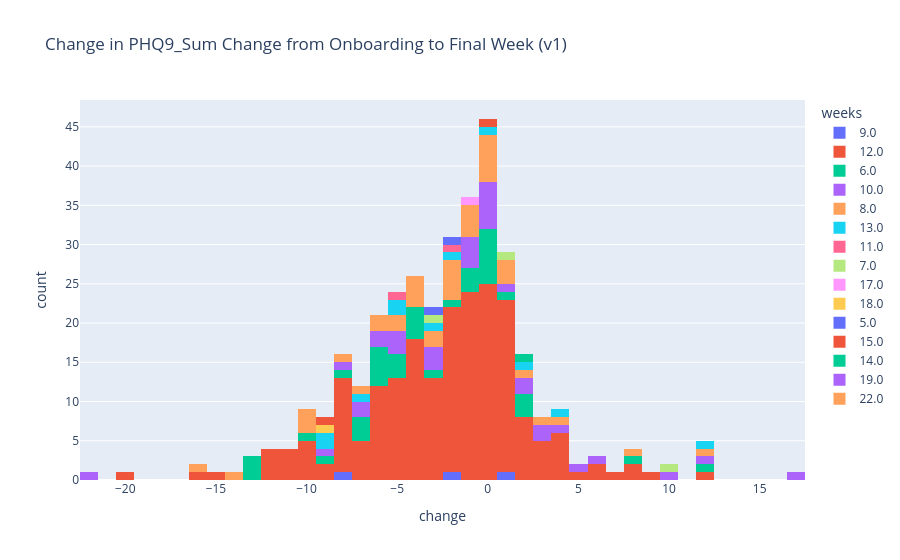
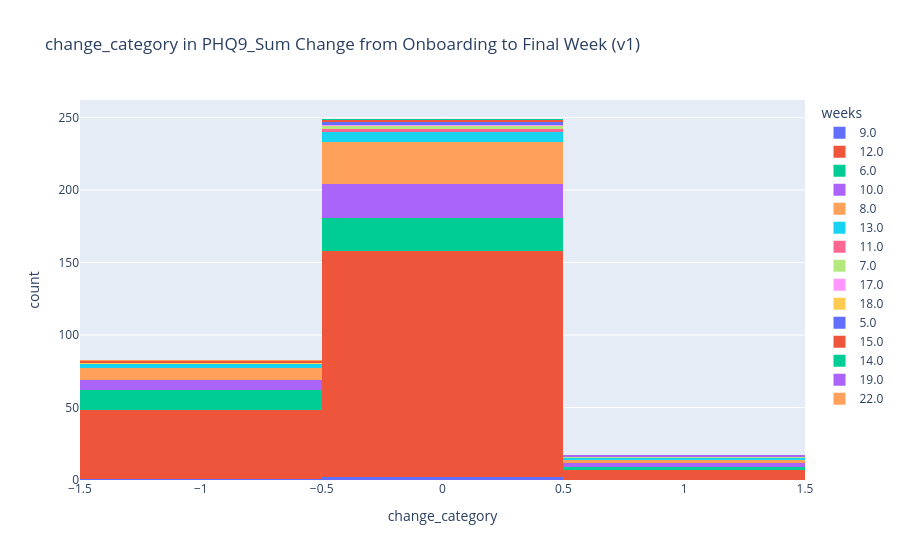
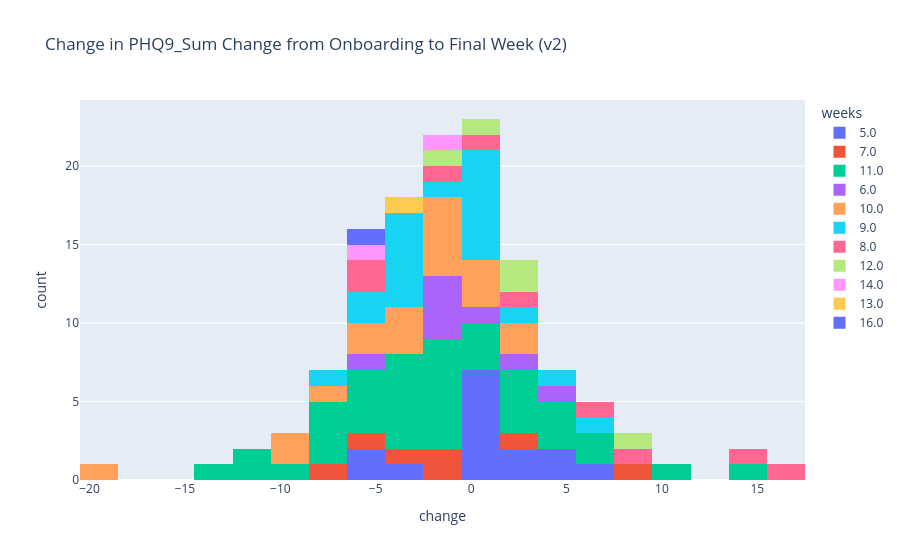
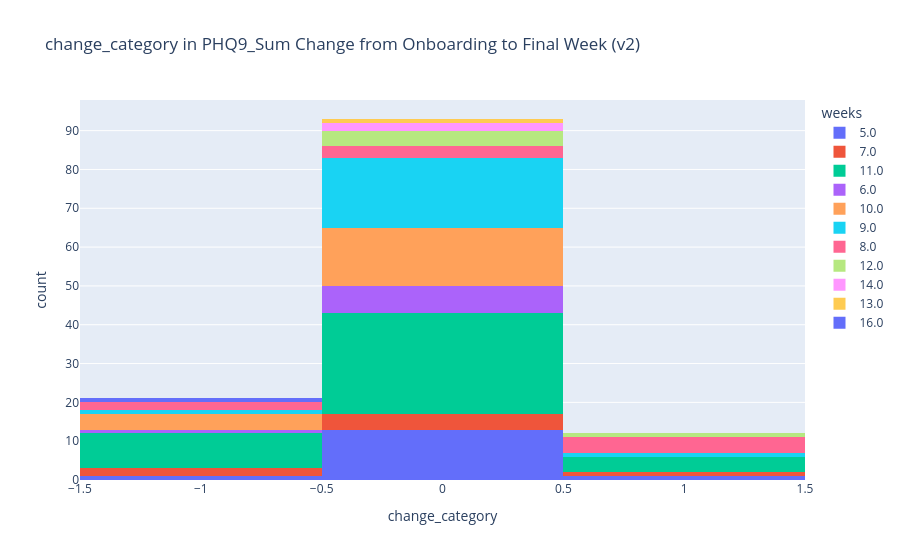

Source (notebook cell) for these figures, in order:
### Code cell
import plotly.express as px

for name in ['v1', 'v2']:
    print(f'################# {name} ##################')
    train = pd.read_csv(os.path.join(brighten_dir, f'{name}_train.csv'))
    change_in_phq9_cat = []
    for i, sub_df in train.groupby('num_id'):
            sub_df=sub_df.dropna(subset='phq9_sum')
            sub_df = sub_df.sort_values('dt')
            if sub_df.shape[0]>0:
                og_cat = sub_df.iloc[0]['phq9_sum']
                end_cat = sub_df.iloc[sub_df.shape[0]-1]['phq9_sum']
                try: 
                    cat_diff = end_cat-og_cat
                    weeks = sub_df['week'].max()
                    if weeks > 4:
                        if cat_diff < -5:
                             diff_cat = -1
                        elif cat_diff > 5:
                             diff_cat = 1
                        else: 
                             diff_cat = 0
                        change_in_phq9_cat.append([i, cat_diff, weeks, diff_cat])
                         
                except Exception as e:
                    print(i, e)
                    continue
            
    change_df = pd.DataFrame(change_in_phq9_cat, columns=['sub', 'change', 'weeks', 'change_category'])
    #display(change_df)

    fig = px.histogram(change_df, x='change', color='weeks', barmode='stack', title=f'Change in PHQ9_Sum Change from Onboarding to Final Week ({name})')
    fig.show()

    fig2 = px.histogram(change_df, x='change_category', color='weeks', barmode='stack', title=f'change_category in PHQ9_Sum Change from Onboarding to Final Week ({name})')
    fig2.show()

### Figure 1 — Plotly figure (JSON) as saved in the notebook; plotly's stock layout.template omitted (floating-point values rounded to 4 significant figures; data arrays with more than 128 entries replaced by an {"elided": "..."} marker saying what was removed)
{"data": [{"bingroup": "x", "hovertemplate": "weeks=9.0<br>change=%{x}<br>count=%{y}<extra></extra>", "legendgroup": "9.0", "marker": {"color": "#636efa", "pattern": {"shape": ""}}, "name": "9.0", "orientation": "v", "showlegend": true, "type": "histogram", "x": [1.0, -2.0, -8.0], "xaxis": "x", "yaxis": "y"}, {"bingroup": "x", "hovertemplate": "weeks=12.0<br>change=%{x}<br>count=%{y}<extra></extra>", "legendgroup": "12.0", "marker": {"color": "#EF553B", "pattern": {"shape": ""}}, "name": "12.0", "orientation": "v", "showlegend": true, "type": "histogram", "x": {"elided": "210 float values"}, "xaxis": "x", "yaxis": "y"}, {"bingroup": "x", "hovertemplate": "weeks=6.0<br>change=%{x}<br>count=%{y}<extra></extra>", "legendgroup": "6.0", "marker": {"color": "#00cc96", "pattern": {"shape": ""}}, "name": "6.0", "orientation": "v", "showlegend": true, "type": "histogram", "x": [-1.0, 2.0, -7.0, -6.0, -13.0, 1.0, -4.0, -9.0, 8.0, -6.0, 0.0, -1.0, -4.0, 2.0, -13.0, -6.0, -5.0, -4.0, -13.0, -3.0, -7.0, -7.0, 0.0, 0.0, -2.0, -1.0, -8.0, 0.0, 0.0, -4.0, 12.0, -5.0, 2.0, -5.0, -6.0, 0.0, -6.0, -10.0, 0.0], "xaxis": "x", "yaxis": "y"}, {"bingroup": "x", "hovertemplate": "weeks=10.0<br>change=%{x}<br>count=%{y}<extra></extra>", "legendgroup": "10.0", "marker": {"color": "#ab63fa", "pattern": {"shape": ""}}, "name": "10.0", "orientation": "v", "showlegend": true, "type": "histogram", "x": [-8.0, -6.0, -7.0, 4.0, -3.0, -22.0, -1.0, 0.0, 2.0, 17.0, 10.0, 3.0, -1.0, 0.0, -5.0, 1.0, 0.0, -1.0, -7.0, -5.0, 5.0, -6.0, -9.0, 12.0, -1.0, 3.0, -3.0, -5.0, 0.0, -3.0, 0.0, 0.0, 2.0], "xaxis": "x", "yaxis": "y"}, {"bingroup": "x", "hovertemplate": "weeks=8.0<br>change=%{x}<br>count=%{y}<extra></extra>", "legendgroup": "8.0", "marker": {"color": "#FFA15A", "pattern": {"shape": ""}}, "name": "8.0", "orientation": "v", "showlegend": true, "type": "histogram", "x": [-1.0, -10.0, -1.0, -2.0, 0.0, 8.0, 1.0, -2.0, -4.0, 4.0, 0.0, -10.0, 2.0, -5.0, -10.0, -1.0, -5.0, 0.0, -3.0, 12.0, -4.0, -4.0, 0.0, 3.0, -3.0, 1.0, -8.0, -2.0, -2.0, -6.0, -14.0, 0.0, -2.0, 1.0, 0.0, -16.0, -1.0, -6.0, -4.0], "xaxis": "x", "yaxis": "y"}, {"bingroup": "x", "hovertemplate": "weeks=13.0<br>change=%{x}<br>count=%{y}<extra></extra>", "legendgroup": "13.0", "marker": {"color": "#19d3f3", "pattern": {"shape": ""}}, "name": "13.0", "orientation": "v", "showlegend": true, "type": "histogram", "x": [12.0, -9.0, -5.0, -7.0, 2.0, -5.0, -2.0, -9.0, -3.0, 4.0, 0.0], "xaxis": "x", "yaxis": "y"}, {"bingroup": "x", "hovertemplate": "weeks=11.0<br>change=%{x}<br>count=%{y}<extra></extra>", "legendgroup": "11.0", "marker": {"color": "#FF6692", "pattern": {"shape": ""}}, "name": "11.0", "orientation": "v", "showlegend": true, "type": "histogram", "x": [-5.0, -2.0], "xaxis": "x", "yaxis": "y"}, {"bingroup": "x", "hovertemplate": "weeks=7.0<br>change=%{x}<br>count=%{y}<extra></extra>", "legendgroup": "7.0", "marker": {"color": "#B6E880", "pattern": {"shape": ""}}, "name": "7.0", "orientation": "v", "showlegend": true, "type": "histogram", "x": [10.0, 1.0, -3.0], "xaxis": "x", "yaxis": "y"}, {"bingroup": "x", "hovertemplate": "weeks=17.0<br>change=%{x}<br>count=%{y}<extra></extra>", "legendgroup": "17.0", "marker": {"color": "#FF97FF", "pattern": {"shape": ""}}, "name": "17.0", "orientation": "v", "showlegend": true, "type": "histogram", "x": [-1.0], "xaxis": "x", "yaxis": "y"}, {"bingroup": "x", "hovertemplate": "weeks=18.0<br>change=%{x}<br>count=%{y}<extra></extra>", "legendgroup": "18.0", "marker": {"color": "#FECB52", "pattern": {"shape": ""}}, "name": "18.0", "orientation": "v", "showlegend": true, "type": "histogram", "x": [-9.0], "xaxis": "x", "yaxis": "y"}, {"bingroup": "x", "hovertemplate": "weeks=5.0<br>change=%{x}<br>count=%{y}<extra></extra>", "legendgroup": "5.0", "marker": {"color": "#636efa", "pattern": {"shape": ""}}, "name": "5.0", "orientation": "v", "showlegend": true, "type": "histogram", "x": [-2.0, -3.0], "xaxis": "x", "yaxis": "y"}, {"bingroup": "x", "hovertemplate": "weeks=15.0<br>change=%{x}<br>count=%{y}<extra></extra>", "legendgroup": "15.0", "marker": {"color": "#EF553B", "pattern": {"shape": ""}}, "name": "15.0", "orientation": "v", "showlegend": true, "type": "histogram", "x": [-9.0, 0.0], "xaxis": "x", "yaxis": "y"}, {"bingroup": "x", "hovertemplate": "weeks=14.0<br>change=%{x}<br>count=%{y}<extra></extra>", "legendgroup": "14.0", "marker": {"color": "#00cc96", "pattern": {"shape": ""}}, "name": "14.0", "orientation": "v", "showlegend": true, "type": "histogram", "x": [2.0], "xaxis": "x", "yaxis": "y"}, {"bingroup": "x", "hovertemplate": "weeks=19.0<br>change=%{x}<br>count=%{y}<extra></extra>", "legendgroup": "19.0", "marker": {"color": "#ab63fa", "pattern": {"shape": ""}}, "name": "19.0", "orientation": "v", "showlegend": true, "type": "histogram", "x": [6.0], "xaxis": "x", "yaxis": "y"}, {"bingroup": "x", "hovertemplate": "weeks=22.0<br>change=%{x}<br>count=%{y}<extra></extra>", "legendgroup": "22.0", "marker": {"color": "#FFA15A", "pattern": {"shape": ""}}, "name": "22.0", "orientation": "v", "showlegend": true, "type": "histogram", "x": [-7.0], "xaxis": "x", "yaxis": "y"}], "layout": {"barmode": "stack", "legend": {"title": {"text": "weeks"}, "tracegroupgap": 0}, "title": {"text": "Change in PHQ9_Sum Change from Onboarding to Final Week (v1)"}, "xaxis": {"anchor": "y", "domain": [0, 1], "title": {"text": "change"}}, "yaxis": {"anchor": "x", "domain": [0, 1], "title": {"text": "count"}}}}

### Figure 2 — Plotly figure (JSON) as saved in the notebook; plotly's stock layout.template omitted (floating-point values rounded to 4 significant figures; data arrays with more than 128 entries replaced by an {"elided": "..."} marker saying what was removed)
{"data": [{"bingroup": "x", "hovertemplate": "weeks=9.0<br>change_category=%{x}<br>count=%{y}<extra></extra>", "legendgroup": "9.0", "marker": {"color": "#636efa", "pattern": {"shape": ""}}, "name": "9.0", "orientation": "v", "showlegend": true, "type": "histogram", "x": [0, 0, -1], "xaxis": "x", "yaxis": "y"}, {"bingroup": "x", "hovertemplate": "weeks=12.0<br>change_category=%{x}<br>count=%{y}<extra></extra>", "legendgroup": "12.0", "marker": {"color": "#EF553B", "pattern": {"shape": ""}}, "name": "12.0", "orientation": "v", "showlegend": true, "type": "histogram", "x": {"elided": "210 int values"}, "xaxis": "x", "yaxis": "y"}, {"bingroup": "x", "hovertemplate": "weeks=6.0<br>change_category=%{x}<br>count=%{y}<extra></extra>", "legendgroup": "6.0", "marker": {"color": "#00cc96", "pattern": {"shape": ""}}, "name": "6.0", "orientation": "v", "showlegend": true, "type": "histogram", "x": [0, 0, -1, -1, -1, 0, 0, -1, 1, -1, 0, 0, 0, 0, -1, -1, 0, 0, -1, 0, -1, -1, 0, 0, 0, 0, -1, 0, 0, 0, 1, 0, 0, 0, -1, 0, -1, -1, 0], "xaxis": "x", "yaxis": "y"}, {"bingroup": "x", "hovertemplate": "weeks=10.0<br>change_category=%{x}<br>count=%{y}<extra></extra>", "legendgroup": "10.0", "marker": {"color": "#ab63fa", "pattern": {"shape": ""}}, "name": "10.0", "orientation": "v", "showlegend": true, "type": "histogram", "x": [-1, -1, -1, 0, 0, -1, 0, 0, 0, 1, 1, 0, 0, 0, 0, 0, 0, 0, -1, 0, 0, -1, -1, 1, 0, 0, 0, 0, 0, 0, 0, 0, 0], "xaxis": "x", "yaxis": "y"}, {"bingroup": "x", "hovertemplate": "weeks=8.0<br>change_category=%{x}<br>count=%{y}<extra></extra>", "legendgroup": "8.0", "marker": {"color": "#FFA15A", "pattern": {"shape": ""}}, "name": "8.0", "orientation": "v", "showlegend": true, "type": "histogram", "x": [0, -1, 0, 0, 0, 1, 0, 0, 0, 0, 0, -1, 0, 0, -1, 0, 0, 0, 0, 1, 0, 0, 0, 0, 0, 0, -1, 0, 0, -1, -1, 0, 0, 0, 0, -1, 0, -1, 0], "xaxis": "x", "yaxis": "y"}, {"bingroup": "x", "hovertemplate": "weeks=13.0<br>change_category=%{x}<br>count=%{y}<extra></extra>", "legendgroup": "13.0", "marker": {"color": "#19d3f3", "pattern": {"shape": ""}}, "name": "13.0", "orientation": "v", "showlegend": true, "type": "histogram", "x": [1, -1, 0, -1, 0, 0, 0, -1, 0, 0, 0], "xaxis": "x", "yaxis": "y"}, {"bingroup": "x", "hovertemplate": "weeks=11.0<br>change_category=%{x}<br>count=%{y}<extra></extra>", "legendgroup": "11.0", "marker": {"color": "#FF6692", "pattern": {"shape": ""}}, "name": "11.0", "orientation": "v", "showlegend": true, "type": "histogram", "x": [0, 0], "xaxis": "x", "yaxis": "y"}, {"bingroup": "x", "hovertemplate": "weeks=7.0<br>change_category=%{x}<br>count=%{y}<extra></extra>", "legendgroup": "7.0", "marker": {"color": "#B6E880", "pattern": {"shape": ""}}, "name": "7.0", "orientation": "v", "showlegend": true, "type": "histogram", "x": [1, 0, 0], "xaxis": "x", "yaxis": "y"}, {"bingroup": "x", "hovertemplate": "weeks=17.0<br>change_category=%{x}<br>count=%{y}<extra></extra>", "legendgroup": "17.0", "marker": {"color": "#FF97FF", "pattern": {"shape": ""}}, "name": "17.0", "orientation": "v", "showlegend": true, "type": "histogram", "x": [0], "xaxis": "x", "yaxis": "y"}, {"bingroup": "x", "hovertemplate": "weeks=18.0<br>change_category=%{x}<br>count=%{y}<extra></extra>", "legendgroup": "18.0", "marker": {"color": "#FECB52", "pattern": {"shape": ""}}, "name": "18.0", "orientation": "v", "showlegend": true, "type": "histogram", "x": [-1], "xaxis": "x", "yaxis": "y"}, {"bingroup": "x", "hovertemplate": "weeks=5.0<br>change_category=%{x}<br>count=%{y}<extra></extra>", "legendgroup": "5.0", "marker": {"color": "#636efa", "pattern": {"shape": ""}}, "name": "5.0", "orientation": "v", "showlegend": true, "type": "histogram", "x": [0, 0], "xaxis": "x", "yaxis": "y"}, {"bingroup": "x", "hovertemplate": "weeks=15.0<br>change_category=%{x}<br>count=%{y}<extra></extra>", "legendgroup": "15.0", "marker": {"color": "#EF553B", "pattern": {"shape": ""}}, "name": "15.0", "orientation": "v", "showlegend": true, "type": "histogram", "x": [-1, 0], "xaxis": "x", "yaxis": "y"}, {"bingroup": "x", "hovertemplate": "weeks=14.0<br>change_category=%{x}<br>count=%{y}<extra></extra>", "legendgroup": "14.0", "marker": {"color": "#00cc96", "pattern": {"shape": ""}}, "name": "14.0", "orientation": "v", "showlegend": true, "type": "histogram", "x": [0], "xaxis": "x", "yaxis": "y"}, {"bingroup": "x", "hovertemplate": "weeks=19.0<br>change_category=%{x}<br>count=%{y}<extra></extra>", "legendgroup": "19.0", "marker": {"color": "#ab63fa", "pattern": {"shape": ""}}, "name": "19.0", "orientation": "v", "showlegend": true, "type": "histogram", "x": [1], "xaxis": "x", "yaxis": "y"}, {"bingroup": "x", "hovertemplate": "weeks=22.0<br>change_category=%{x}<br>count=%{y}<extra></extra>", "legendgroup": "22.0", "marker": {"color": "#FFA15A", "pattern": {"shape": ""}}, "name": "22.0", "orientation": "v", "showlegend": true, "type": "histogram", "x": [-1], "xaxis": "x", "yaxis": "y"}], "layout": {"barmode": "stack", "legend": {"title": {"text": "weeks"}, "tracegroupgap": 0}, "title": {"text": "change_category in PHQ9_Sum Change from Onboarding to Final Week (v1)"}, "xaxis": {"anchor": "y", "domain": [0, 1], "title": {"text": "change_category"}}, "yaxis": {"anchor": "x", "domain": [0, 1], "title": {"text": "count"}}}}

### Figure 3 — Plotly figure (JSON) as saved in the notebook; plotly's stock layout.template omitted (floating-point values rounded to 4 significant figures)
{"data": [{"bingroup": "x", "hovertemplate": "weeks=5.0<br>change=%{x}<br>count=%{y}<extra></extra>", "legendgroup": "5.0", "marker": {"color": "#636efa", "pattern": {"shape": ""}}, "name": "5.0", "orientation": "v", "showlegend": true, "type": "histogram", "x": [6.0, 2.0, 0.0, -6.0, 0.0, 0.0, -4.0, 5.0, 1.0, 4.0, 1.0, 2.0, 0.0, 1.0, -5.0], "xaxis": "x", "yaxis": "y"}, {"bingroup": "x", "hovertemplate": "weeks=7.0<br>change=%{x}<br>count=%{y}<extra></extra>", "legendgroup": "7.0", "marker": {"color": "#EF553B", "pattern": {"shape": ""}}, "name": "7.0", "orientation": "v", "showlegend": true, "type": "histogram", "x": [-7.0, 3.0, -1.0, -6.0, -4.0, -2.0, 8.0], "xaxis": "x", "yaxis": "y"}, {"bingroup": "x", "hovertemplate": "weeks=11.0<br>change=%{x}<br>count=%{y}<extra></extra>", "legendgroup": "11.0", "marker": {"color": "#00cc96", "pattern": {"shape": ""}}, "name": "11.0", "orientation": "v", "showlegend": true, "type": "histogram", "x": [-4.0, -8.0, -9.0, 3.0, -5.0, 1.0, -5.0, -2.0, -1.0, -1.0, 5.0, -6.0, 1.0, -11.0, -3.0, -3.0, 11.0, 4.0, -14.0, 0.0, -5.0, -1.0, -3.0, -7.0, 3.0, -1.0, -3.0, 2.0, 7.0, -1.0, 6.0, 5.0, -1.0, -7.0, -4.0, -8.0, 14.0, 2.0, -11.0], "xaxis": "x", "yaxis": "y"}, {"bingroup": "x", "hovertemplate": "weeks=6.0<br>change=%{x}<br>count=%{y}<extra></extra>", "legendgroup": "6.0", "marker": {"color": "#ab63fa", "pattern": {"shape": ""}}, "name": "6.0", "orientation": "v", "showlegend": true, "type": "histogram", "x": [-2.0, -2.0, 4.0, -6.0, -2.0, 3.0, -1.0, 0.0], "xaxis": "x", "yaxis": "y"}, {"bingroup": "x", "hovertemplate": "weeks=10.0<br>change=%{x}<br>count=%{y}<extra></extra>", "legendgroup": "10.0", "marker": {"color": "#FFA15A", "pattern": {"shape": ""}}, "name": "10.0", "orientation": "v", "showlegend": true, "type": "histogram", "x": [-1.0, 2.0, -10.0, -4.0, -1.0, 0.0, -19.0, -1.0, -2.0, -5.0, 2.0, 1.0, -1.0, 0.0, -8.0, -4.0, -3.0, -10.0, -5.0], "xaxis": "x", "yaxis": "y"}, {"bingroup": "x", "hovertemplate": "weeks=9.0<br>change=%{x}<br>count=%{y}<extra></extra>", "legendgroup": "9.0", "marker": {"color": "#19d3f3", "pattern": {"shape": ""}}, "name": "9.0", "orientation": "v", "showlegend": true, "type": "histogram", "x": [-4.0, 0.0, -7.0, -4.0, -2.0, -5.0, 6.0, -4.0, 1.0, -3.0, 1.0, 0.0, 4.0, -5.0, 2.0, 0.0, 0.0, -3.0, -3.0, 1.0], "xaxis": "x", "yaxis": "y"}, {"bingroup": "x", "hovertemplate": "weeks=8.0<br>change=%{x}<br>count=%{y}<extra></extra>", "legendgroup": "8.0", "marker": {"color": "#FF6692", "pattern": {"shape": ""}}, "name": "8.0", "orientation": "v", "showlegend": true, "type": "histogram", "x": [8.0, 14.0, -6.0, 0.0, 3.0, 6.0, 16.0, -1.0, -6.0], "xaxis": "x", "yaxis": "y"}, {"bingroup": "x", "hovertemplate": "weeks=12.0<br>change=%{x}<br>count=%{y}<extra></extra>", "legendgroup": "12.0", "marker": {"color": "#B6E880", "pattern": {"shape": ""}}, "name": "12.0", "orientation": "v", "showlegend": true, "type": "histogram", "x": [1.0, -1.0, 3.0, 8.0, 3.0], "xaxis": "x", "yaxis": "y"}, {"bingroup": "x", "hovertemplate": "weeks=14.0<br>change=%{x}<br>count=%{y}<extra></extra>", "legendgroup": "14.0", "marker": {"color": "#FF97FF", "pattern": {"shape": ""}}, "name": "14.0", "orientation": "v", "showlegend": true, "type": "histogram", "x": [-2.0, -5.0], "xaxis": "x", "yaxis": "y"}, {"bingroup": "x", "hovertemplate": "weeks=13.0<br>change=%{x}<br>count=%{y}<extra></extra>", "legendgroup": "13.0", "marker": {"color": "#FECB52", "pattern": {"shape": ""}}, "name": "13.0", "orientation": "v", "showlegend": true, "type": "histogram", "x": [-4.0], "xaxis": "x", "yaxis": "y"}, {"bingroup": "x", "hovertemplate": "weeks=16.0<br>change=%{x}<br>count=%{y}<extra></extra>", "legendgroup": "16.0", "marker": {"color": "#636efa", "pattern": {"shape": ""}}, "name": "16.0", "orientation": "v", "showlegend": true, "type": "histogram", "x": [-6.0], "xaxis": "x", "yaxis": "y"}], "layout": {"barmode": "stack", "legend": {"title": {"text": "weeks"}, "tracegroupgap": 0}, "title": {"text": "Change in PHQ9_Sum Change from Onboarding to Final Week (v2)"}, "xaxis": {"anchor": "y", "domain": [0, 1], "title": {"text": "change"}}, "yaxis": {"anchor": "x", "domain": [0, 1], "title": {"text": "count"}}}}

### Figure 4 — Plotly figure (JSON) as saved in the notebook; plotly's stock layout.template omitted (floating-point values rounded to 4 significant figures)
{"data": [{"bingroup": "x", "hovertemplate": "weeks=5.0<br>change_category=%{x}<br>count=%{y}<extra></extra>", "legendgroup": "5.0", "marker": {"color": "#636efa", "pattern": {"shape": ""}}, "name": "5.0", "orientation": "v", "showlegend": true, "type": "histogram", "x": [1, 0, 0, -1, 0, 0, 0, 0, 0, 0, 0, 0, 0, 0, 0], "xaxis": "x", "yaxis": "y"}, {"bingroup": "x", "hovertemplate": "weeks=7.0<br>change_category=%{x}<br>count=%{y}<extra></extra>", "legendgroup": "7.0", "marker": {"color": "#EF553B", "pattern": {"shape": ""}}, "name": "7.0", "orientation": "v", "showlegend": true, "type": "histogram", "x": [-1, 0, 0, -1, 0, 0, 1], "xaxis": "x", "yaxis": "y"}, {"bingroup": "x", "hovertemplate": "weeks=11.0<br>change_category=%{x}<br>count=%{y}<extra></extra>", "legendgroup": "11.0", "marker": {"color": "#00cc96", "pattern": {"shape": ""}}, "name": "11.0", "orientation": "v", "showlegend": true, "type": "histogram", "x": [0, -1, -1, 0, 0, 0, 0, 0, 0, 0, 0, -1, 0, -1, 0, 0, 1, 0, -1, 0, 0, 0, 0, -1, 0, 0, 0, 0, 1, 0, 1, 0, 0, -1, 0, -1, 1, 0, -1], "xaxis": "x", "yaxis": "y"}, {"bingroup": "x", "hovertemplate": "weeks=6.0<br>change_category=%{x}<br>count=%{y}<extra></extra>", "legendgroup": "6.0", "marker": {"color": "#ab63fa", "pattern": {"shape": ""}}, "name": "6.0", "orientation": "v", "showlegend": true, "type": "histogram", "x": [0, 0, 0, -1, 0, 0, 0, 0], "xaxis": "x", "yaxis": "y"}, {"bingroup": "x", "hovertemplate": "weeks=10.0<br>change_category=%{x}<br>count=%{y}<extra></extra>", "legendgroup": "10.0", "marker": {"color": "#FFA15A", "pattern": {"shape": ""}}, "name": "10.0", "orientation": "v", "showlegend": true, "type": "histogram", "x": [0, 0, -1, 0, 0, 0, -1, 0, 0, 0, 0, 0, 0, 0, -1, 0, 0, -1, 0], "xaxis": "x", "yaxis": "y"}, {"bingroup": "x", "hovertemplate": "weeks=9.0<br>change_category=%{x}<br>count=%{y}<extra></extra>", "legendgroup": "9.0", "marker": {"color": "#19d3f3", "pattern": {"shape": ""}}, "name": "9.0", "orientation": "v", "showlegend": true, "type": "histogram", "x": [0, 0, -1, 0, 0, 0, 1, 0, 0, 0, 0, 0, 0, 0, 0, 0, 0, 0, 0, 0], "xaxis": "x", "yaxis": "y"}, {"bingroup": "x", "hovertemplate": "weeks=8.0<br>change_category=%{x}<br>count=%{y}<extra></extra>", "legendgroup": "8.0", "marker": {"color": "#FF6692", "pattern": {"shape": ""}}, "name": "8.0", "orientation": "v", "showlegend": true, "type": "histogram", "x": [1, 1, -1, 0, 0, 1, 1, 0, -1], "xaxis": "x", "yaxis": "y"}, {"bingroup": "x", "hovertemplate": "weeks=12.0<br>change_category=%{x}<br>count=%{y}<extra></extra>", "legendgroup": "12.0", "marker": {"color": "#B6E880", "pattern": {"shape": ""}}, "name": "12.0", "orientation": "v", "showlegend": true, "type": "histogram", "x": [0, 0, 0, 1, 0], "xaxis": "x", "yaxis": "y"}, {"bingroup": "x", "hovertemplate": "weeks=14.0<br>change_category=%{x}<br>count=%{y}<extra></extra>", "legendgroup": "14.0", "marker": {"color": "#FF97FF", "pattern": {"shape": ""}}, "name": "14.0", "orientation": "v", "showlegend": true, "type": "histogram", "x": [0, 0], "xaxis": "x", "yaxis": "y"}, {"bingroup": "x", "hovertemplate": "weeks=13.0<br>change_category=%{x}<br>count=%{y}<extra></extra>", "legendgroup": "13.0", "marker": {"color": "#FECB52", "pattern": {"shape": ""}}, "name": "13.0", "orientation": "v", "showlegend": true, "type": "histogram", "x": [0], "xaxis": "x", "yaxis": "y"}, {"bingroup": "x", "hovertemplate": "weeks=16.0<br>change_category=%{x}<br>count=%{y}<extra></extra>", "legendgroup": "16.0", "marker": {"color": "#636efa", "pattern": {"shape": ""}}, "name": "16.0", "orientation": "v", "showlegend": true, "type": "histogram", "x": [-1], "xaxis": "x", "yaxis": "y"}], "layout": {"barmode": "stack", "legend": {"title": {"text": "weeks"}, "tracegroupgap": 0}, "title": {"text": "change_category in PHQ9_Sum Change from Onboarding to Final Week (v2)"}, "xaxis": {"anchor": "y", "domain": [0, 1], "title": {"text": "change_category"}}, "yaxis": {"anchor": "x", "domain": [0, 1], "title": {"text": "count"}}}}
